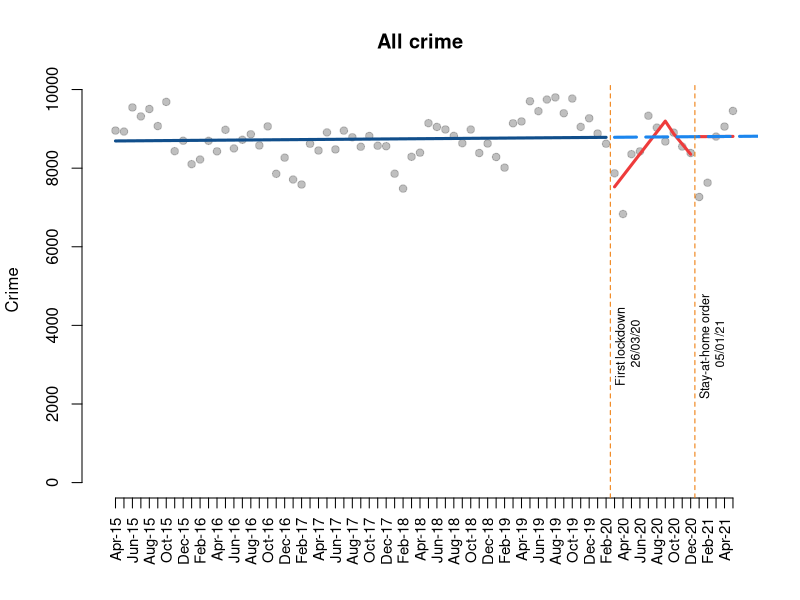
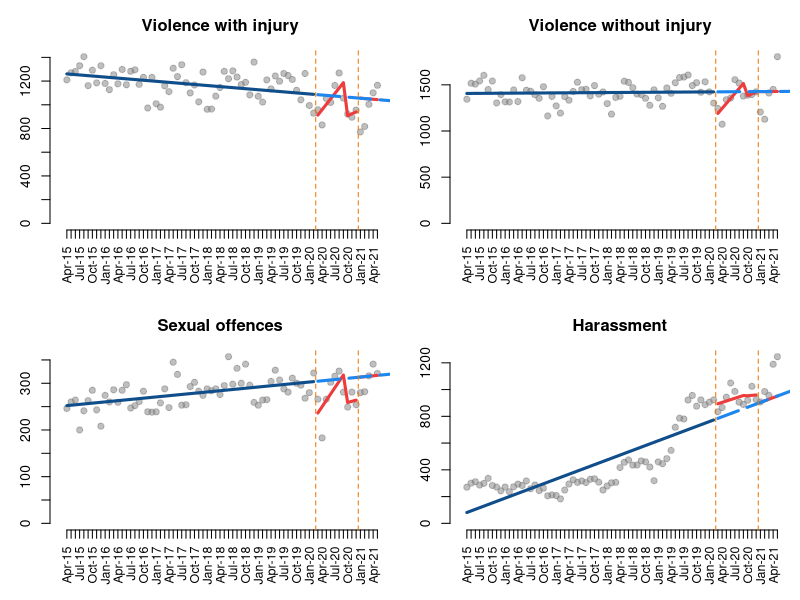
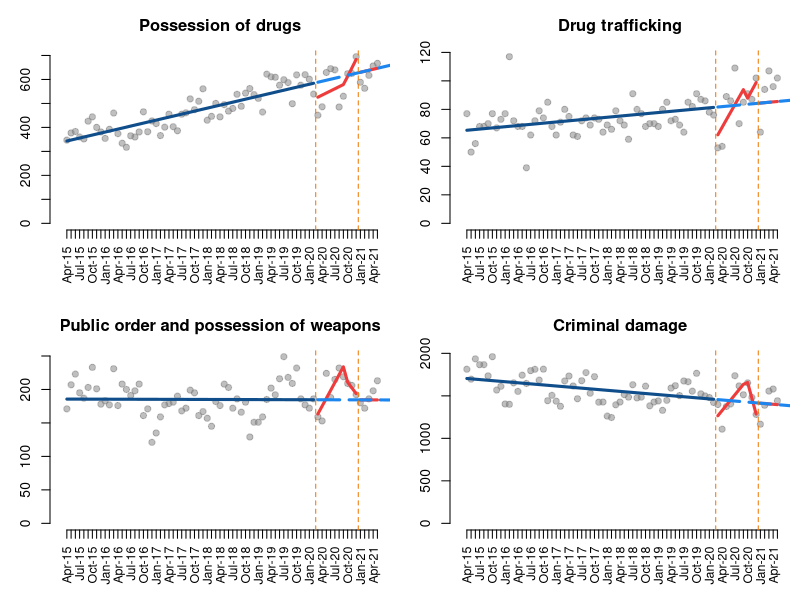
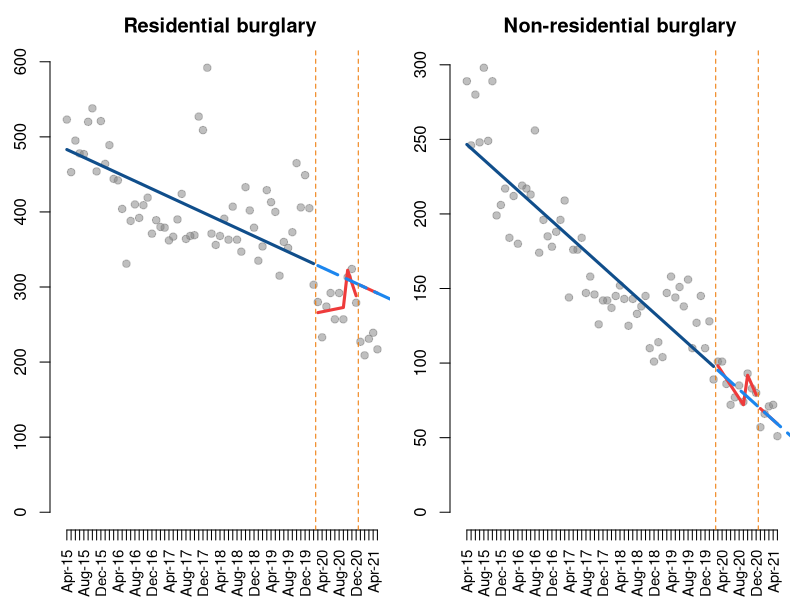
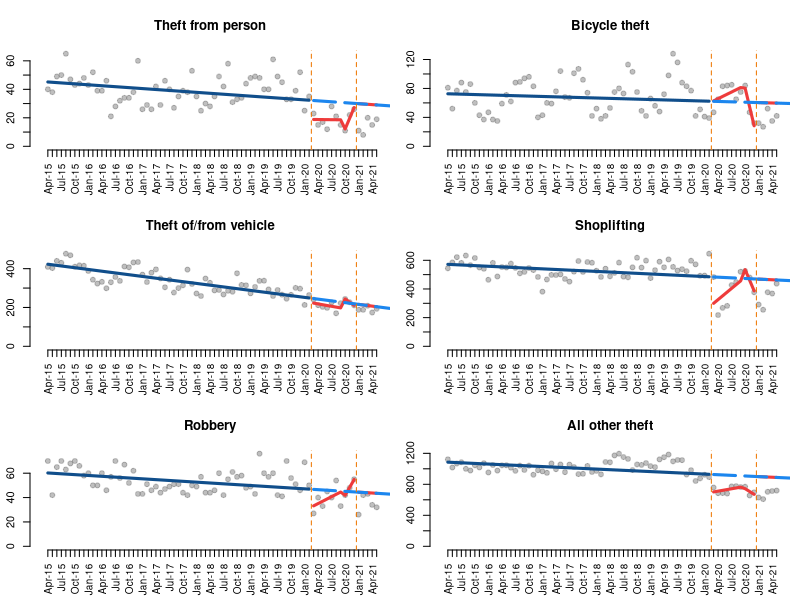
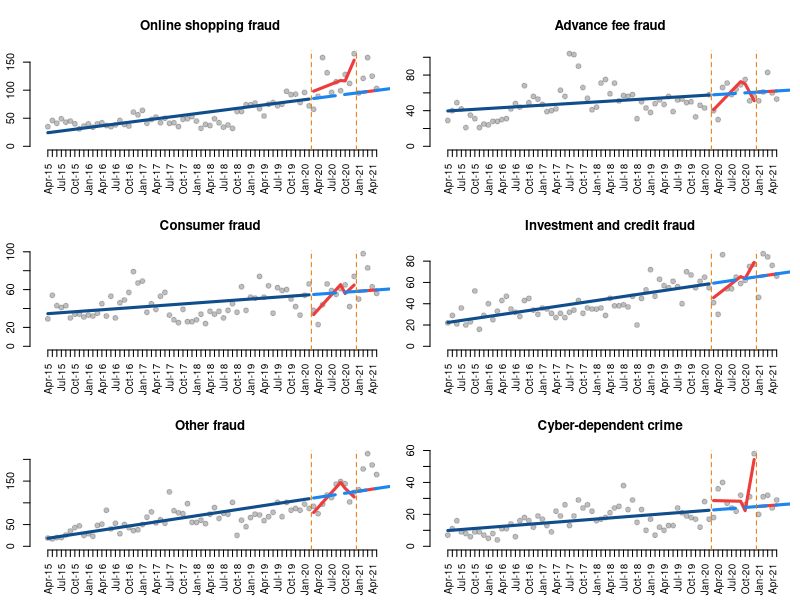

Write the R code that produced these figures, in order.

#######################
#
# Crime and COVID in NI
#
######################

rm(list=ls())

#load packages
library(here)
library(dplyr)

#load data
data <- read.csv(here("data/data_rev.csv"))

#save dates
dates <- data$X

#function to obtain model results
modelit <- function(dataset, Y, T, D1, P1, D2, P2){
  
  #estimate temporal model
  ts <- lm(Y ~ T + D1 + P1 + D2 + P2, data = dataset)
  
  #print model results
  summary(ts)
  
}

#function to automate plotting
plotit <- function(dataset, Y, T, D1, P1, D2, P2, title){
  
  #estimate temporal model
  ts <- lm(Y ~ T + D1 + P1 + D2 + P2, data = dataset)
  
  #print model results
  summary(ts)
  
  #predict from the model
  pred1 <- predict(ts, dataset)
  
  #create new dataset where D and P are 0
  datanew <- as.data.frame(cbind(T = rep(1 : length(dataset)), 
                                 D1 = rep(0), 
                                 P1 = rep(0),
                                 D2 = rep(0),
                                 P2 = rep(0)))
  
  #predict counterfactual
  pred2 <- predict(ts, datanew)
  
  #design plot
  plot( Y,
        bty = "n",
        col = gray(0.5, 0.5), pch=19,
        ylim = c(0, max(Y)), xlim=c(0, nrow(dataset)),
        xlab = "", xaxt = "n",
        ylab = "Crime",
        main = title)
  
  #add dates
  axis(1, at  = 1:length(dates), 
       labels = c(dates),
       cex.axis = 0.9, las=2)
  
  #draw lines
  lines( rep(1:59), pred1[1:59], col = "dodgerblue4", lwd = 3 )
  lines( rep(60:69), pred1[60:69], col="brown2", lwd = 3 )
  lines( rep(70:length(pred1)), pred1[70:length(pred1)], col="brown2", lwd = 3 )
  lines( rep(60:length(pred2)), pred2[60:length(pred2)], col="dodgerblue2", lwd = 3, lty = 5 ) 
  abline( v=59.5, col="darkorange2", lty=2 )
  abline( v=69.5, col="darkorange2", lty=2 )
  
}

##all crime

#plot all crime
plot.all <- function(){plotit(data, data$All.crime,
                                data$T, data$D1, data$P1, 
                                data$D2, data$P2, "All crime")}
plot.all()

#all text
text(61.5, 3500, "First lockdown \n 26/03/20", srt = 90, cex = 0.75)
text(71.5, 3500, "Stay-at-home order \n 05/01/21", srt = 90, cex = 0.75)

#save figure: 9.49 x 3.60 inches

##violence
par(mfrow=c(2,2), mai = c(0.7, 0.5, 0.5, 0.1))

#model and plot violence injury
modelit(data, data$Violence.with.injury..including.homicide...death.serious.injury.by.unlawful.driving.,
        data$T, data$D1, data$P1, data$D2, data$P2)

plot.vio.i <- function(){plotit(data, data$Violence.with.injury..including.homicide...death.serious.injury.by.unlawful.driving.,
                                data$T, data$D1, data$P1, 
                                data$D2, data$P2, "Violence with injury")}
plot.vio.i()

#plot violence no injury
modelit(data, data$Violence.without.injury,
        data$T, data$D1, data$P1, data$D2, data$P2)

plot.vio.ni <- function(){plotit(data, data$Violence.without.injury,
                                 data$T, data$D1, data$P1, data$D2, data$P2, "Violence without injury")}
plot.vio.ni()

#sexual crime
modelit(data, data$Sexual.offences,
        data$T, data$D1, data$P1, data$D2, data$P2)

plot.sex <- function(){plotit(data, data$Sexual.offences,
                              data$T, data$D1, data$P1, data$D2, data$P2, "Sexual offences")}
plot.sex()

#Harassment
modelit(data, data$Harassment,
        data$T, data$D1, data$P1, data$D2, data$P2)

plot.har <- function(){plotit(data, data$Harassment,
                              data$T, data$D1, data$P1, data$D2, data$P2, "Harassment")}
plot.har()

#save figure: 9.49 x 5.60 inches

##drugs, damage and public order
data <- data %>%
  mutate(order.weapons = Public.order.offences + Possession.of.weapons.offences)
par(mfrow=c(2,2), mai = c(0.7, 0.5, 0.5, 0.1))

#model and plot possession of drugs
modelit(data, data$Possession.of.drugs,
        data$T, data$D1, data$P1, data$D2, data$P2)

plot.drug.po <- function(){plotit(data, data$Possession.of.drugs,
                                  data$T, data$D1, data$P1, data$D2, data$P2, "Possession of drugs")}
plot.drug.po()

#model and plot drug trafficking
modelit(data, data$Trafficking.of.drugs,
        data$T, data$D1, data$P1, data$D2, data$P2)

plot.drug.tr <- function(){plotit(data, data$Trafficking.of.drugs,
                                  data$T, data$D1, data$P1, data$D2, data$P2, "Drug trafficking")}
plot.drug.tr()

#model and plot public order
modelit(data, data$order.weapons,
        data$T, data$D1, data$P1, data$D2, data$P2)

plot.order <- function(){plotit(data, data$order.weapons,
                                data$T, data$D1, data$P1, data$D2, data$P2, "Public order and possession of weapons")}
plot.order()

#model and plot criminal damage
modelit(data, data$Criminal.damage,
        data$T, data$D1, data$P1, data$D2, data$P2)

plot.damage <- function(){plotit(data, data$Criminal.damage,
                                 data$T, data$D1, data$P1, data$D2, data$P2, "Criminal damage")}
plot.damage()

#save figure: 9.49 x 5.60 inches

##burglary
data <- data %>%
  mutate(domestic.burg = Theft...burglary.residential + Theft...domestic.burglary,
         nondomestic.burg = Theft...burglary.business...community + Theft...non.domestic.burglary)
par(mfrow=c(1,2), mai = c(0.7, 0.5, 0.5, 0.1))

#model and plot domestic burglary
modelit(data, data$domestic.burg,
        data$T, data$D1, data$P1, data$D2, data$P2)

plot.burgl.dom <- function(){plotit(data, data$domestic.burg,
                                    data$T, data$D1, data$P1, data$D2, data$P2, "Residential burglary")}
plot.burgl.dom()

#model and plot non-domestic burglary
modelit(data, data$nondomestic.burg,
        data$T, data$D1, data$P1, data$D2, data$P2)

plot.burgl.nondom <- function(){plotit(data, data$nondomestic.burg,
                                       data$T, data$D1, data$P1, data$D2, data$P2, "Non-residential burglary")}
plot.burgl.nondom()

#save figure: 9.49 x 3.60 inches

##theft and robbery
par(mfrow=c(3,2), mai = c(0.5, 0.3, 0.5, 0.1))

#model and plot theft from the person
modelit(data, data$Theft.from.the.person,
        data$T, data$D1, data$P1, data$D2, data$P2)

plot.theft.p <- function(){plotit(data, data$Theft.from.the.person,
                                  data$T, data$D1, data$P1, data$D2, data$P2, "Theft from person")}
plot.theft.p()

#model and plot bicycle theft
modelit(data, data$Bicycle.theft,
        data$T, data$D1, data$P1, data$D2, data$P2)

plot.theft.b <- function(){plotit(data, data$Bicycle.theft,
                                  data$T, data$D1, data$P1, data$D2, data$P2, "Bicycle theft")}
plot.theft.b()

#model and plot theft of/from vehicle
modelit(data, data$Theft...vehicle.offences,
        data$T, data$D1, data$P1, data$D2, data$P2)

plot.theft.v <- function(){plotit(data, data$Theft...vehicle.offences,
                                  data$T, data$D1, data$P1, data$D2, data$P2, "Theft of/from vehicle")}
plot.theft.v()

#model and plot shoplifting
modelit(data, data$Theft...shoplifting,
        data$T, data$D1, data$P1, data$D2, data$P2)

plot.shoplift <- function(){plotit(data, data$Theft...shoplifting,
                                   data$T, data$D1, data$P1, data$D2, data$P2, "Shoplifting")}
plot.shoplift()

#model and plot robbery
modelit(data, data$Robbery,
        data$T, data$D1, data$P1, data$D2, data$P2)

plot.robbery <- function(){plotit(data, data$Robbery,
                                  data$T, data$D1, data$P1, data$D2, data$P2, "Robbery")}
plot.robbery()

#model and plot all other theft
modelit(data, data$All.other.theft.offences,
        data$T, data$D1, data$P1, data$D2, data$P2)

plot.theft.o <- function(){plotit(data, data$All.other.theft.offences,
                                  data$T, data$D1, data$P1, data$D2, data$P2, "All other theft")}
plot.theft.o()

#save figure: 8.49 x 5.60 inches

##fraud and cyber
data <- data %>%
  mutate_all(~replace(., is.na(.), 0)) %>%
  mutate(other.fraud = False.Accounting + Bankruptcy.and.Insolvency + 
           Department.of.Works.and.Pensions..DWP..Fraud + Fraudulent.Applications.for.Grants.from.Government.Funded.Organisations +
           HM.Revenue...Customs.Fraud..HMRC. + Pension.Fraud.by.Pensioner..or.their.estates. +
           Pension.Fraud.committed.on.Pensions + Pension.Liberation.Fraud +
           Other.Regulatory.Fraud + Fraud.by.Failing.to.Disclose.Information +
           Fraud.by.Abuse.of.Position.of.Trust +
           Dishonestly.retaining.a.wrongful.credit +
           Insurance.Related.Fraud + Insurance.Broker.Fraud +
           Telecom.Industry.Fraud..Misuse.of.Contracts. +
           Corporate.Employee.Fraud + Business.Trading.Fraud + 
           DVLA.Driving.Licence.Application.Fraud + None.of.the.Above,
         advance.fee.fraud = X.419..Advance.Fee.Fraud + Lottery.Scams + Fraud.Recovery +
           Inheritance.Fraud + Rental.Fraud + Other.Advance.Fee.Frauds + Lender.Loan.Fraud +
           Dating.Scam,
         Online.Shopping.and.Auctions = Online.Shopping.and.Auctions,
         consumer.fraud.exc.on.shop = Consumer.Phone.Fraud + Door.to.Door.Sales.and.Bogus.Tradesmen +
           Other.Consumer.Non.Investment.Fraud + Computer.Software.Service.Fraud,
         cyberdependent = Denial.of.Service.Attack + Denial.of.Service.Attack..Extortion +
           Hacking...Server + Hacking...Personal + Hacking...Social.Media.and.Email +
           Hacking...PBX...Dial.Through + Hacking.Extortion,
         investment.banking.credit.fraud = Cheque..Plastic.Card.and.Online.Bank.Accounts..not.PSP. +
           Application..Fraud..excluding.Mortgages. + Mortgage.Related.Fraud +
           Mandate.Fraud + Counterfeit.Cashiers.Cheques +
           Share.sales.or.Boiler.Room.Fraud + Pyramid.or.Ponzi.Schemes +
           Prime.Bank.Guarantees + Time.Shares.and.Holiday.Club.Fraud +
           Other.Financial.Investment
  )
par(mfrow=c(3,2), mai = c(0.5, 0.3, 0.5, 0.1))

#model and plot online shopping fraud
modelit(data, data$Online.Shopping.and.Auctions,
        data$T, data$D1, data$P1, data$D2, data$P2)

plot.online.shop <- function(){plotit(data, data$Online.Shopping.and.Auctions,
                                      data$T, data$D1, data$P1, data$D2, data$P2, "Online shopping fraud")}
plot.online.shop()

#model and plot advance fee fraud
modelit(data, data$advance.fee.fraud,
        data$T, data$D1, data$P1, data$D2, data$P2)

plot.advance.fee <- function(){plotit(data, data$advance.fee.fraud,
                                      data$T, data$D1, data$P1, data$D2, data$P2, "Advance fee fraud")}
plot.advance.fee()

#model and plot consumer fraud
modelit(data, data$consumer.fraud.exc.on.shop,
        data$T, data$D1, data$P1, data$D2, data$P2)

plot.consumer.fraud <- function(){plotit(data, data$consumer.fraud.exc.on.shop,
                                         data$T, data$D1, data$P1, data$D2, data$P2, "Consumer fraud")}
plot.consumer.fraud()

#model and plot investment and credit fraud
modelit(data, data$investment.banking.credit.fraud,
        data$T, data$D1, data$P1, data$D2, data$P2)

plot.invest.fraud <- function(){plotit(data, data$investment.banking.credit.fraud,
                                       data$T, data$D1, data$P1, data$D2, data$P2, "Investment and credit fraud")}
plot.invest.fraud()

#model and plot other fraud
modelit(data, data$other.fraud,
        data$T, data$D1, data$P1, data$D2, data$P2)

plot.other.fraud <- function(){plotit(data, data$other.fraud,
                                      data$T, data$D1, data$P1, data$D2, data$P2, "Other fraud")}
plot.other.fraud()

#model and plot cyber-dependent crime
modelit(data, data$cyberdependent,
        data$T, data$D1, data$P1, data$D2, data$P2)

plot.cyber <- function(){plotit(data, data$cyberdependent,
                                data$T, data$D1, data$P1, data$D2, data$P2, "Cyber-dependent crime")}
plot.cyber()

#save figure: 8.49 x 5.60 inches
